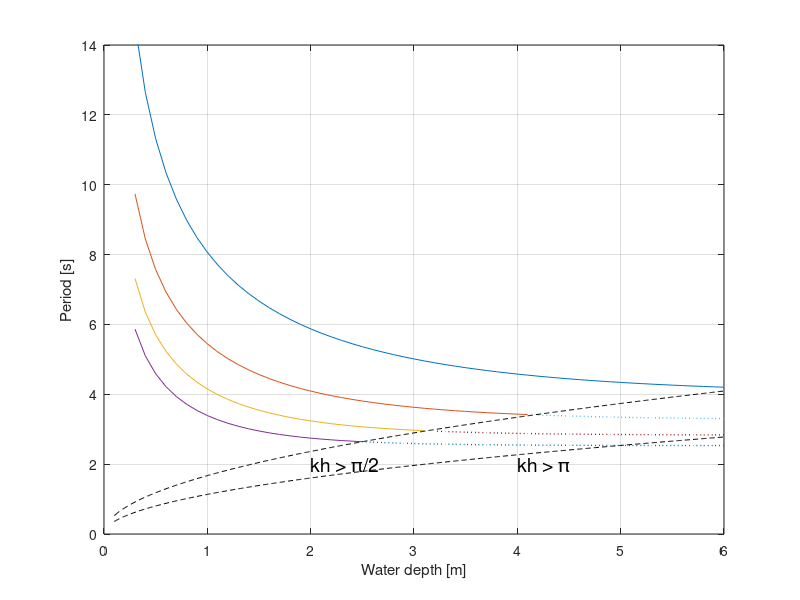

This figure's MATLAB source: (Note: this script raises an error after producing the figure.)
g=9.81;
L = 50;

h = 6:-.1:.25;

Nlambda = (2:5)'; % number of wave lengths on shoal

lambda = L./Nlambda;
k = 2*pi./lambda;
w = sqrt(k.*g.*tanh(k.*h));
T = 2*pi./w;
T_deep = T;
T(k.*h>pi/2)=nan;
T_deep(k.*h<pi/2) = nan;


% dw: deep water limit
hk_dw = [pi/2;pi];
h_dw = .1:.01:6;
k_dw = hk_dw./h_dw;
w_dw = sqrt(k_dw.*g.*tanh(hk_dw));
T_dw = 2*pi./w_dw;

figure('color','w');
plot(h,T,'-',h,T_deep,':','linewidth',1); grid on; hold on
hp = plot(h_dw,T_dw,'k--','linewidth',.5);
% hp(2).LineStyle = '-.';
text(4,2,'kh > \pi','fontsize',14)
text(2,2,'kh > \pi/2','fontsize',14)

xlabel('Water depth [m]');
ylabel('Period [s]')
ylim([0,14])
legend(Nlambda+" wavelengths")


return
savefig(['./memo/figures/fiugre_Nwavelengths_at_various_depths.fig']);
export_fig(['./memo/figures/fiugre_Nwavelengths_at_various_depths'],'-pdf');